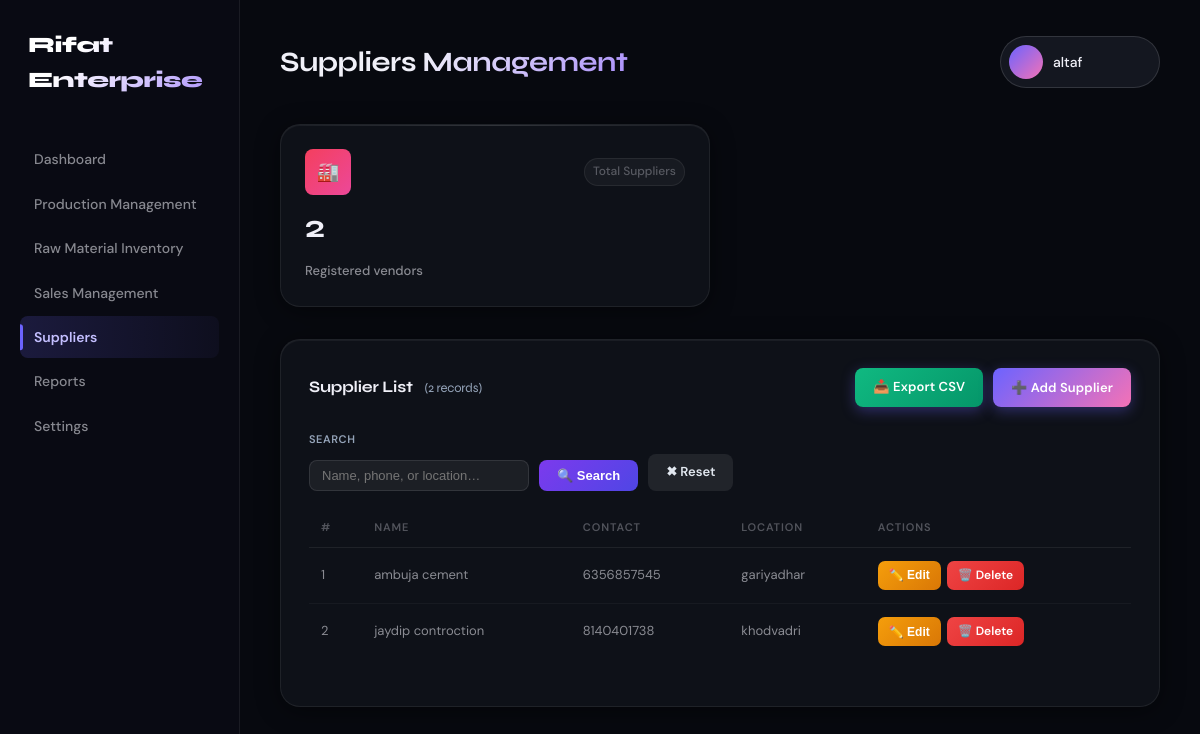
/dashboard/suppliers.php (signed in), run on the app's committed database.
### tables this page shows
CREATE TABLE `suppliers` (
  `id` int(11) NOT NULL,
  `name` varchar(30) NOT NULL,
  `phone` text NOT NULL,
  `address` text NOT NULL,
  `created_at` datetime NOT NULL DEFAULT current_timestamp()
);

### dashboard/suppliers.php (the view, shortened to what this page needs)
<?php
include '../config.php';
$s_name = isset($_GET['s_name']) ? trim($_GET['s_name']) : '';
$where  = "WHERE 1=1";
$params = []; $types = '';
$per_page   = 15;
$page_num   = isset($_GET['page']) ? max(1,(int)$_GET['page']) : 1;
$offset     = ($page_num - 1) * $per_page;
$count_stmt = $conn->prepare("SELECT COUNT(*) FROM suppliers $where");
$count_stmt->execute();
$total_rows  = $count_stmt->get_result()->fetch_row()[0];
$sup_stmt = $conn->prepare("SELECT id, name, phone, address FROM suppliers $where ORDER BY id DESC LIMIT ? OFFSET ?");
$fp = $params; $ft = $types . 'ii'; $fp[] = $per_page; $fp[] = $offset;
$sup_stmt->bind_param($ft, ...$fp);
$sup_stmt->execute();
$suppliers = $sup_stmt->get_result()->fetch_all(MYSQLI_ASSOC);
$total_all = mysqli_fetch_row(mysqli_query($conn, "SELECT COUNT(*) FROM suppliers"))[0];
?>
<!DOCTYPE html>
<html lang="en">
<head>
    <link rel="stylesheet" href="css/style.css">
</head>
<body>
<div class="container">
<?php include "sidebar.php"; ?>
<main class="main">
<div class="header">
    <h1>Suppliers Management</h1>
    <div class="profile" onclick="window.location.href='/dashboard/profile.php'" style="cursor:pointer;">
        <div class="avatar"></div>
        <span><?php echo htmlspecialchars($_SESSION["username"]); ?></span>
    </div>
</div>
<section class="stats-grid">
    <div class="stat-card">
        <div class="stat-top">
            <div class="stat-icon used">🏭</div>
            <div>Total Suppliers</div>
        </div>
        <div class="stat-number"><?php echo $total_all; ?></div>
        <div class="stat-label">Registered vendors</div>
    </div>
</section>
<section class="recent-section">
<div class="section-header">
    <h3>Supplier List
        <span style="font-size:13px;color:#94a3b8;font-weight:400;margin-left:8px;">
            (<?php echo $total_rows; ?><?php echo $s_name ? ' matching' : ''; ?> records)
        </span>
    </h3>
    <div style="display:flex; gap:10px;">
        <a href="suppliers.php?export_csv=1<?php echo $s_name ? '&s_name='.urlencode($s_name) : ''; ?>"
           class="upload-btn" style="background:linear-gradient(135deg,#10b981,#059669); text-decoration:none;">
            📥 Export CSV
        </a>
        <button class="upload-btn" onclick="toggleAddForm()">➕ Add Supplier</button>
    </div>
</div>
<form method="GET" action="suppliers.php">
    <div class="filter-bar">
        <div class="fi">
            <label>Search</label>
            <input type="text" name="s_name" placeholder="Name, phone, or location…"
                   value="<?php echo htmlspecialchars($s_name); ?>">
        </div>
        <button type="submit" class="filter-btn btn-filter">🔍 Search</button>
        <a href="suppliers.php" class="filter-btn btn-reset">✖ Reset</a>
    </div>
</form>
<table>
<thead>
<tr>
    <th>#</th>
    <th>Name</th>
    <th>Contact</th>
    <th>Location</th>
    <th>Actions</th>
</tr>
</thead>
<tbody>
<?php if (empty($suppliers)): ?>
    <tr><td colspan="5" style="text-align:center; color:#94a3b8; padding:30px;">No suppliers found.</td></tr>
<?php else: ?>
    <?php $i = ($page_num - 1) * $per_page + 1; foreach ($suppliers as $s): ?>
    <tr>
        <td><?php echo $i++; ?></td>
        <td><?php echo htmlspecialchars($s['name']); ?></td>
        <td><?php echo htmlspecialchars($s['phone']); ?></td>
        <td><?php echo htmlspecialchars($s['address']); ?></td>
        <td>
            <div class="action-group">
                <button class="btn-sm btn-edit"
                    onclick="openEdit(<?php echo htmlspecialchars(json_encode($s)); ?>)">
                    ✏️ Edit
                </button>
                <a href="?delete=<?php echo (int)$s['id']; ?>"
                   class="btn-sm btn-delete"
                   onclick="return confirm('Delete this supplier?')">
                    🗑️ Delete
                </a>
            </div>
        </td>
    </tr>
    <?php endforeach; ?>
<?php endif; ?>
</tbody>
</table>
</section>
</main>
</div>
</body>
</html>

### dashboard/suppliers.php (style rules this page uses)
.filter-bar { display:flex; flex-wrap:wrap; gap:10px; margin-bottom:18px; align-items:flex-end; }
.filter-bar .fi { display:flex; flex-direction:column; gap:4px; }
.filter-bar label { font-size:11px; color:#94a3b8; text-transform:uppercase; letter-spacing:.05em; }
.filter-bar input { background:rgba(255,255,255,.06); border:1px solid rgba(255,255,255,.1); color:#e2e8f0; border-radius:8px; padding:7px 12px; font-size:13px; min-width:220px; }
.filter-btn { padding:8px 18px; border-radius:8px; border:none; cursor:pointer; font-weight:600; font-size:13px; align-self:flex-end; }
.btn-filter { background:linear-gradient(135deg,#7c3aed,#4f46e5); color:#fff; }
.btn-reset { background:rgba(255,255,255,.08); color:#e2e8f0; text-decoration:none; text-align:center; }
.action-group { display:flex; gap:6px; }
.btn-sm { padding:5px 11px; border-radius:7px; font-size:12px; font-weight:600; border:none; cursor:pointer; text-decoration:none; display:inline-block; white-space:nowrap; color:#fff; }
.btn-edit { background:linear-gradient(135deg,#f59e0b,#d97706); }
.btn-delete { background:linear-gradient(135deg,#ef4444,#dc2626); }

### data on the page
suppliers: name "ambuja cement", phone "6356857545", address "gariyadhar"
suppliers: name "jaydip controction", phone "8140401738", address "khodvadri"

### other printed values
$label "Dashboard"
$label "Production Management"
$label "Raw Material Inventory"
$label "Sales Management"
$label "Suppliers"
$label "Reports"
$label "Settings"
$_SESSION["username"] "altaf"
$total_all "2"
$total_rows "2"
